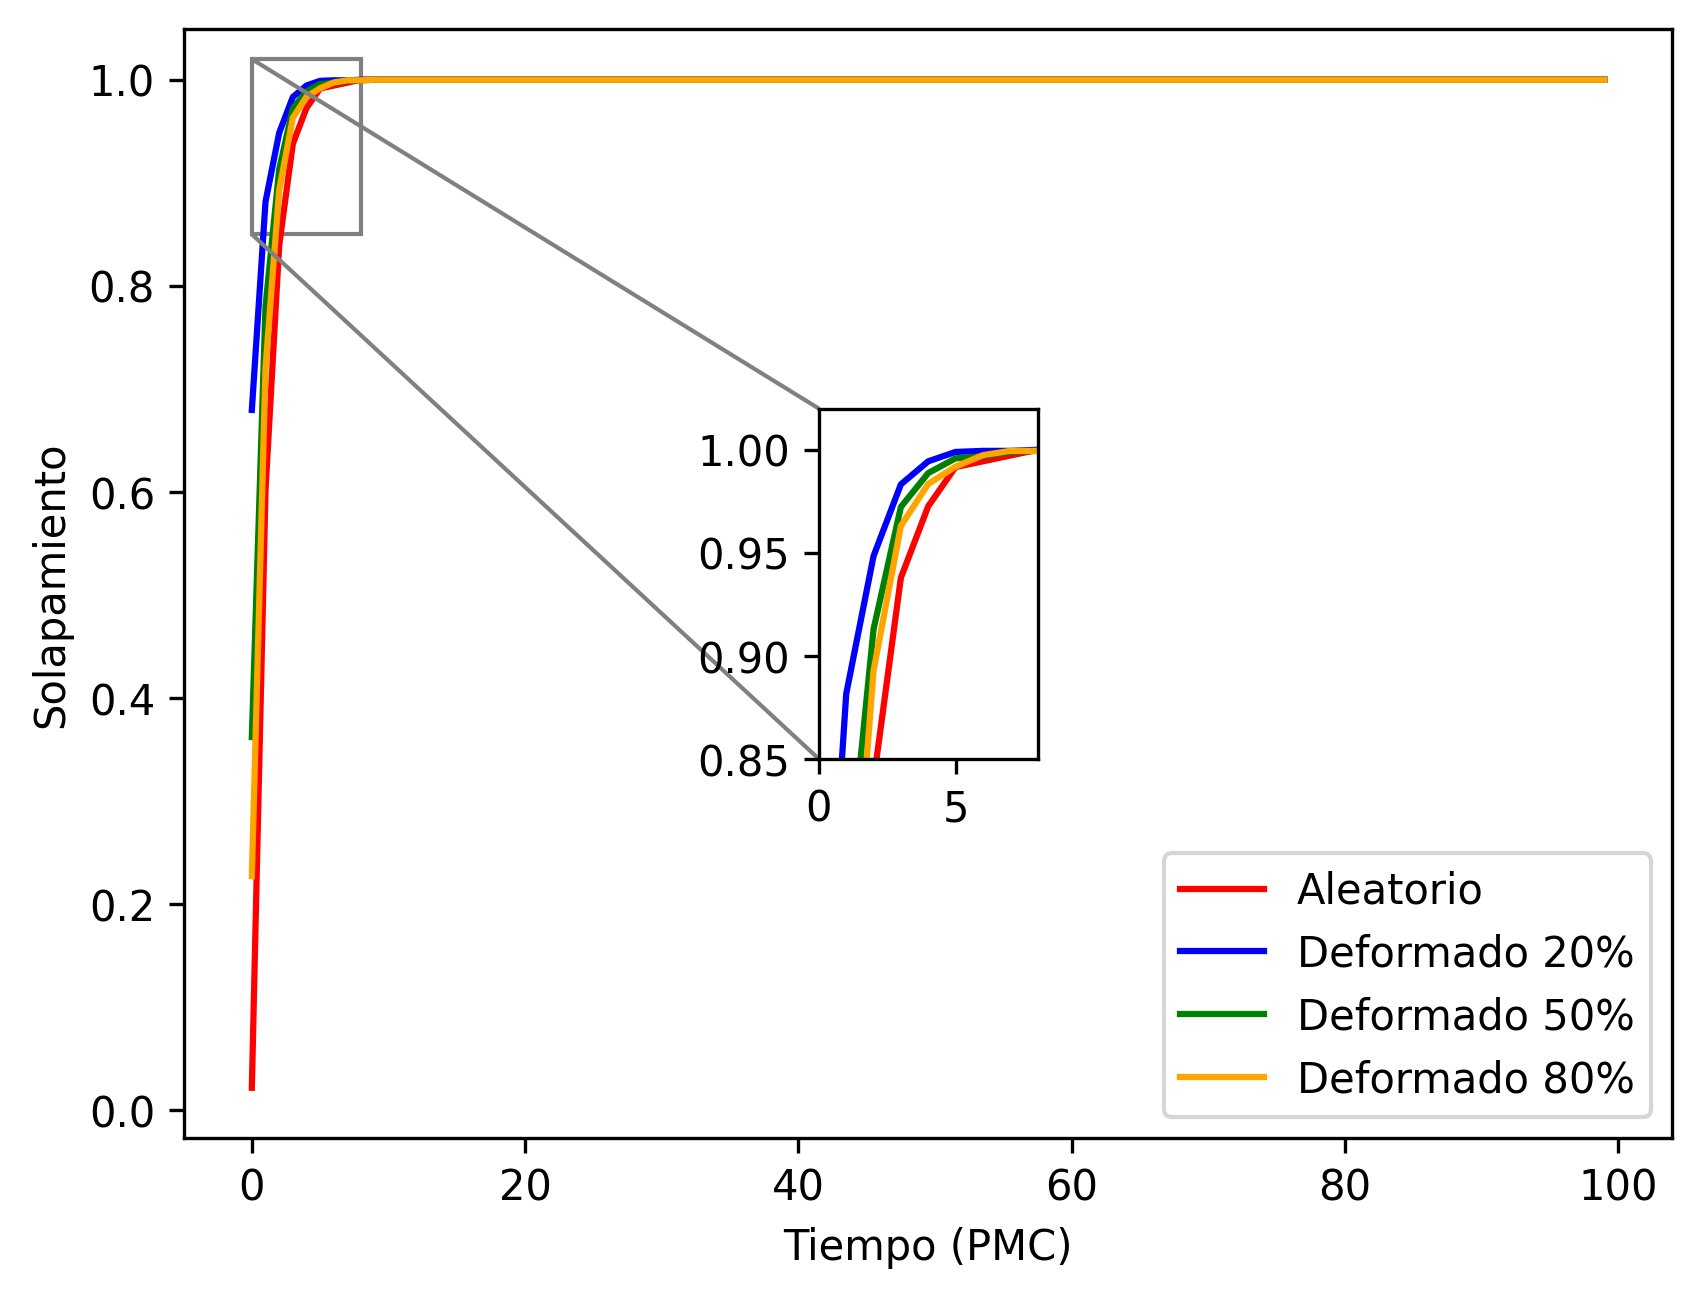

Reproduce this figure in Python.
import matplotlib.pyplot as plt
from mpl_toolkits.axes_grid1.inset_locator import zoomed_inset_axes, mark_inset

# Rutas de los archivos de datos
archivos = [
    "solapamiento_1patron_aleatorio - valor absoluto.txt",
    "solapamiento_1patron_deformado0.2.txt",
    "solapamiento_1patron_deformado0.5.txt",
    "solapamiento_1patron_deformado0.8.txt"
]

# Configuración de colores y etiquetas para cada archivo
colores = ['red', 'blue', 'green', 'orange']
etiquetas = ['Aleatorio', 'Deformado 20%', 'Deformado 50%', 'Deformado 80%']

# Crear la figura y los ejes
fig, ax = plt.subplots()

# Leer y trazar los datos de cada archivo
for archivo, color, etiqueta in zip(archivos, colores, etiquetas):
    # Leer los datos del archivo
    x, y = [], []
    with open(archivo, 'r') as f:
        for linea in f:
            valores = linea.strip().split()
            x.append(float(valores[0]))
            y.append(float(valores[1]))
    
    # Trazar los datos
    ax.plot(x, y, color=color, label=etiqueta)

# Configurar los ejes y la leyenda
ax.set_xlabel('Tiempo (PMC)')
ax.set_ylabel('Solapamiento')
ax.legend()

# Crear un eje de zoom
ax_zoom = zoomed_inset_axes(ax, zoom=2, loc='center')

# Trazar la región de zoom
for archivo, color in zip(archivos, colores):
    # Leer los datos del archivo
    x, y = [], []
    with open(archivo, 'r') as f:
        for linea in f:
            valores = linea.strip().split()
            x.append(float(valores[0]))
            y.append(float(valores[1]))
    
    # Trazar los datos en el eje de zoom
    ax_zoom.plot(x, y, color=color)

# Configurar los ejes del zoom
x1, x2 = 0, 8  # Definir los límites en el eje x para el zoom
y1, y2 = 0.85, 1.02  # Definir los límites en el eje y para el zoom
ax_zoom.set_xlim(x1, x2)
ax_zoom.set_ylim(y1, y2)

# Dibujar rectángulo de zoom en la gráfica principal
mark_inset(ax, ax_zoom, loc1=2, loc2=3, fc="none", ec="0.5")

# Mostrar y guardar la figura
#plt.show()
plt.savefig('solapamiento_1patron.png', format='png', dpi=300, bbox_inches='tight')
